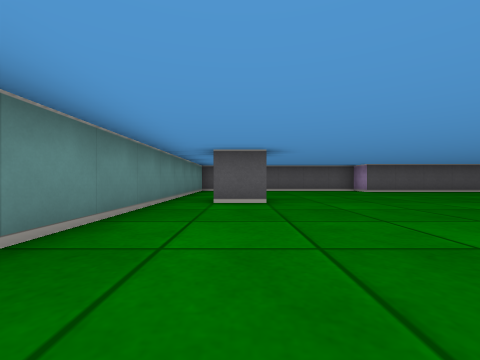
[1] (above)

14 first-person views from a walk through a cub3D ray-caster map. The camera is about half as high as the walls, looks level and sees 90° across. The floor is counted in squares. Each view is taken from the middle of a square. On the plan, view 1 faces up. The plan holds only what a view shows up to about 9 squares ahead; the rest is blank.

[2]
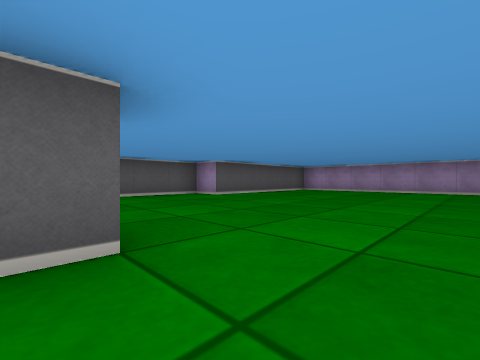

[3]
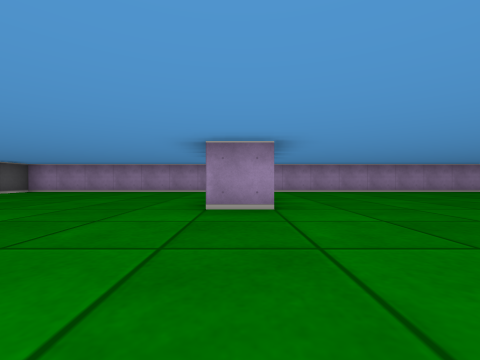

[4]
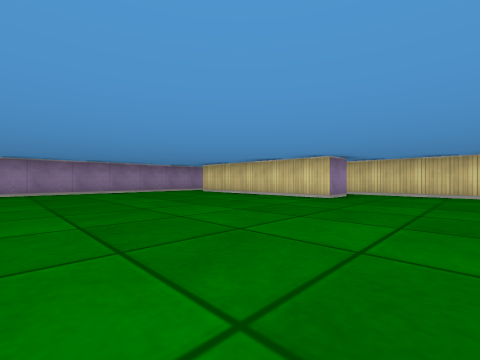

[5]
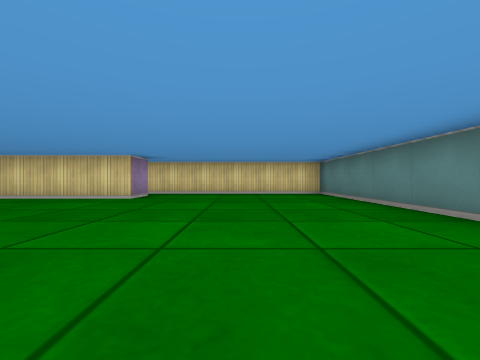

[6]
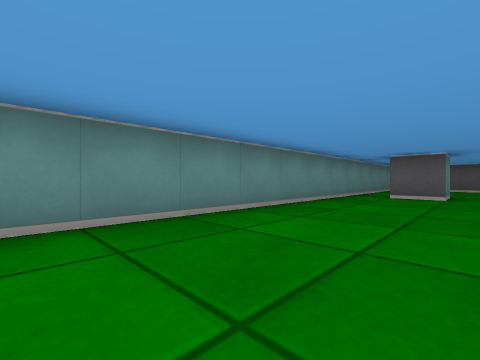

[7]
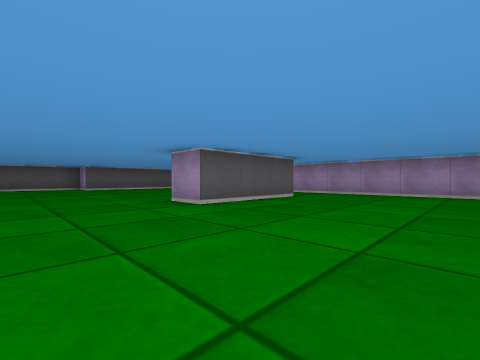

[8]
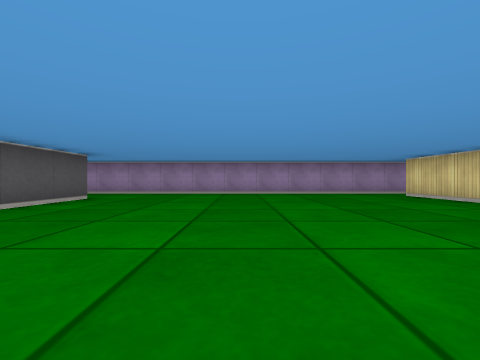

[9]
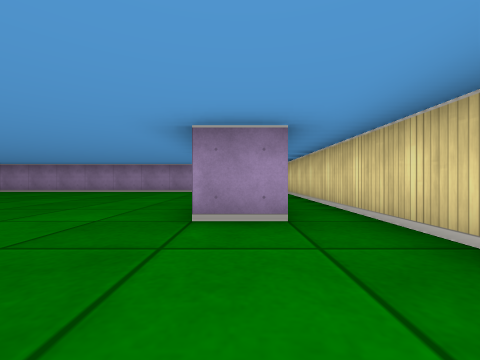

[10]
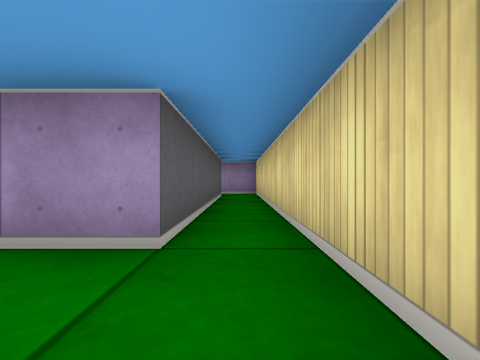

[11]
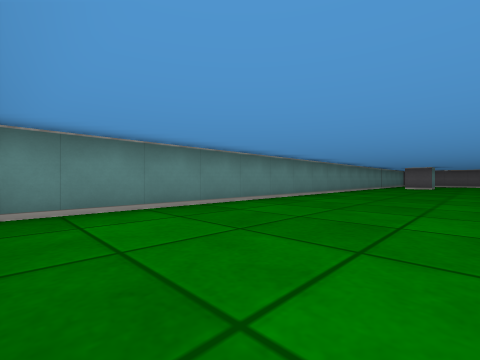

[12]
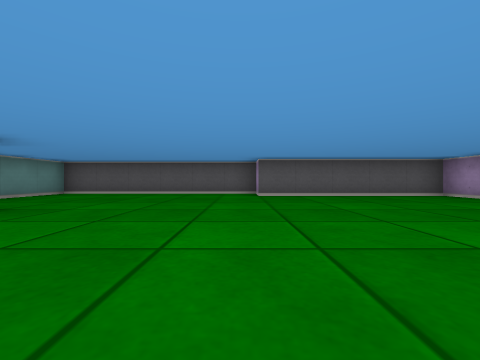

[13]
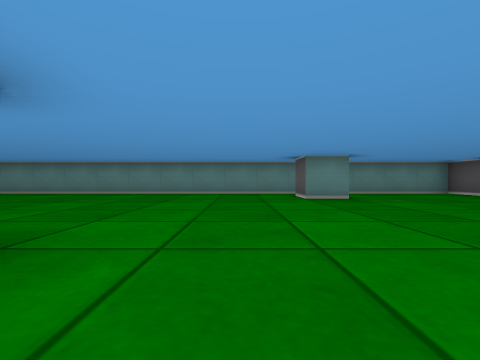

[14]
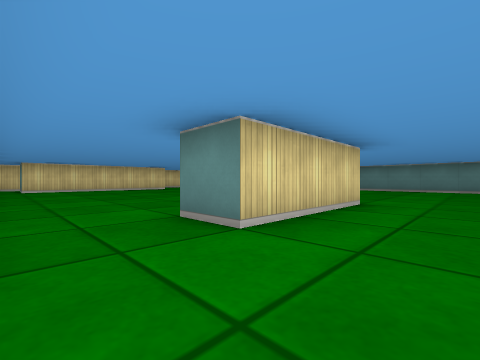

### Floor plan
Points are (right, up) in squares from view 1. A wall is a line through its corners. A room is listed if a view was taken in it or the views show most of it. See-through windows are left out.
Room 1 (views 1, 2, 3, 4, 5, 6, 7, 8, 9, 10, 11, 12, 13, 14)
walls: (4.5, 0.5) (4.5, 1.5) (7.5, 1.5) (7.5, 0.5) (4.5, 0.5); (0.5, 5.5) (0.5, 4.5) (-0.5, 4.5); (3.5, -7.5) (8.5, -7.5) (8.5, -8.5) (3.5, -8.5) (3.5, -7.5); (4.5, 8.5) (4.5, 9.5) (-1.5, 9.5) (-1.5, -9.5) (9.5, -9.5) (9.5, 8.5) (4.5, 8.5)

Positions as (right, up) in squares from view 1, and headings:
1: (0, 0), facing up
2: (0, 3), facing up-right
3: (1, 1), facing right
4: (1, -2), facing down-right
5: (1, -2), facing down
6: (1, -2), facing up-left
7: (2, -3), facing up-right
8: (2, -3), facing right
9: (1, -8), facing right
10: (2, -9), facing right
11: (2, -9), facing up-left
12: (4, 2), facing up
13: (6, 3), facing left
14: (9, 3), facing down-left
